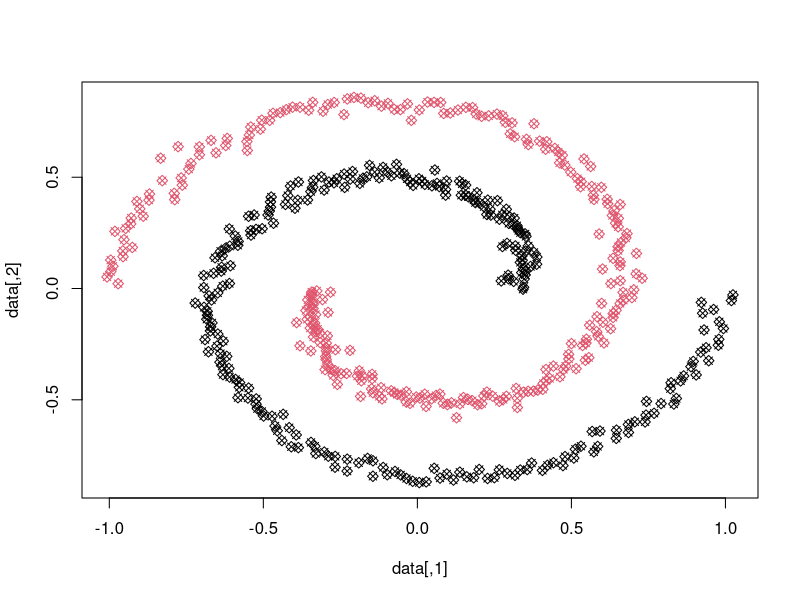

R code for this plot:
##########################
# Spectral Clustering
##########################
library(mlbench)

## load 2D Swiss rolls from mlbench pkg, discard class info
truth <- mlbench.spirals(500, 1, 0.025)
data <- truth$x

## using the kernlab package
# NOTE: with higher stddevs, this doesn't work so well (eg. 0.05  )
library(kernlab)
sc <- specc(data, centers=2)
plot(data, col=sc, pch=4)            # estimated classes (x)
points(data, col=truth$classes, pch=5)
